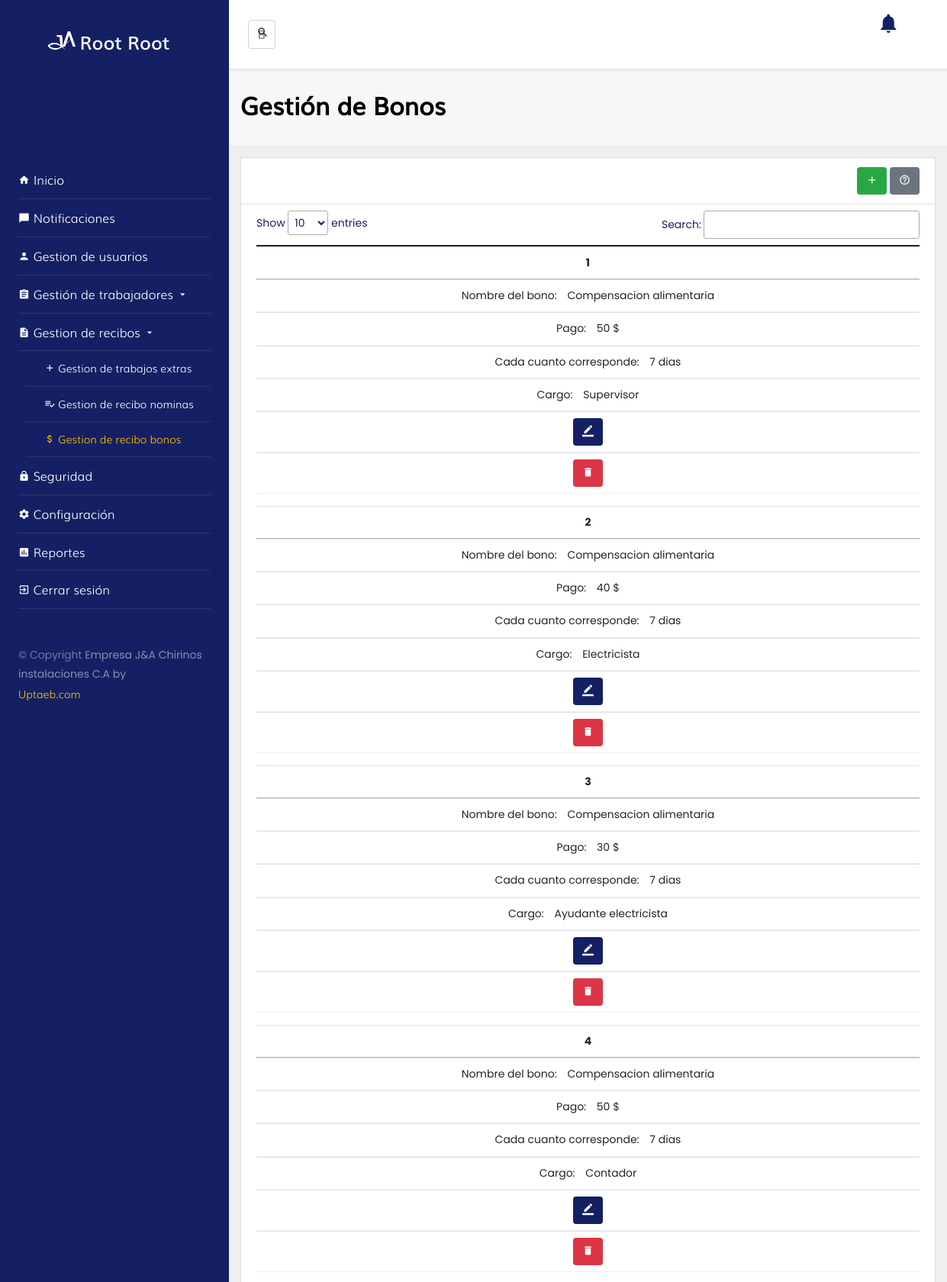
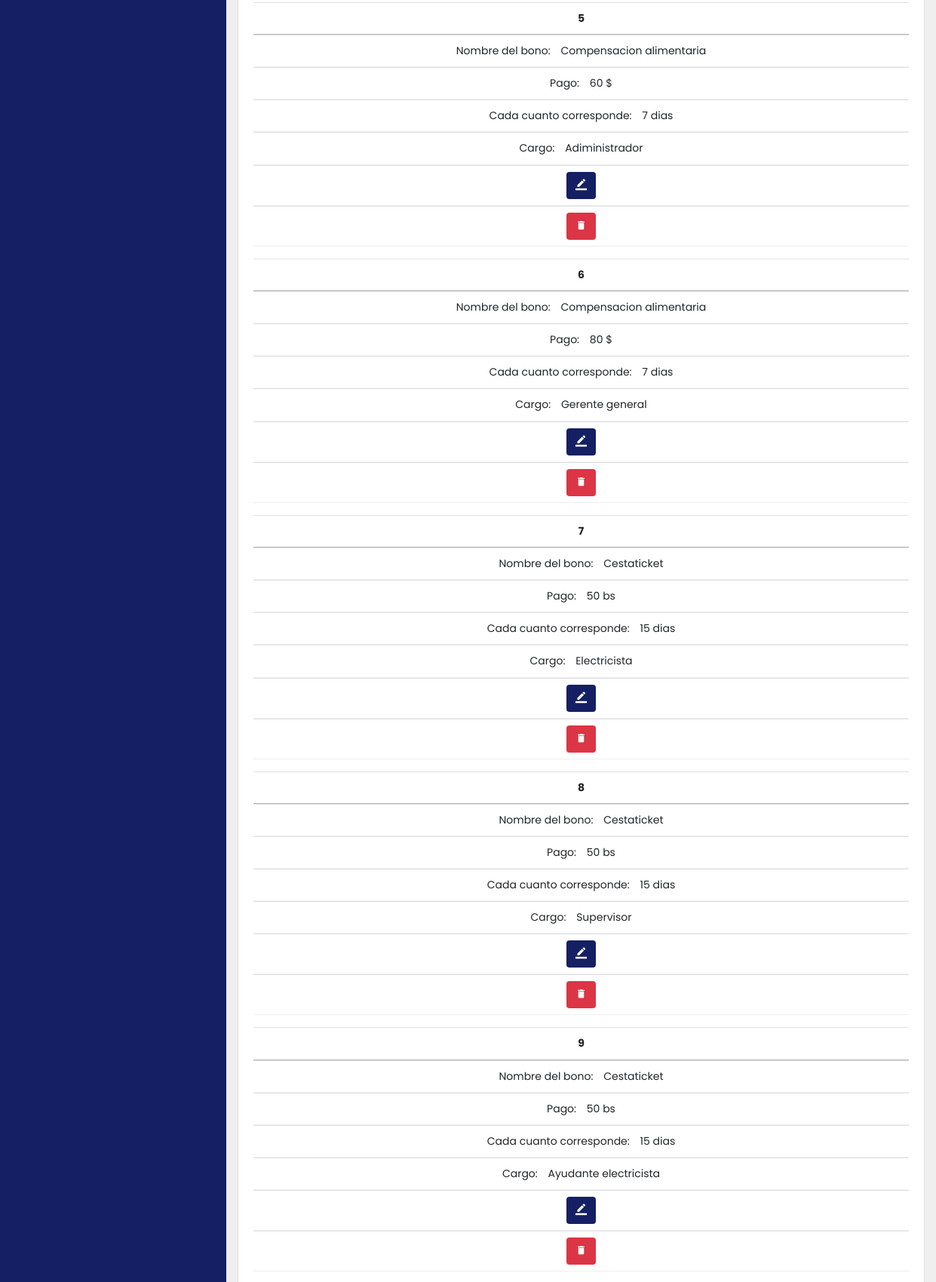
/?url=bono (signed in, upper part), run on the app's committed database (2 pictures, top to bottom).
### tables this page shows
CREATE TABLE `bonos` (
  `id_bono` int(11) NOT NULL,
  `nombre_bono` varchar(50) DEFAULT NULL,
  `valor` varchar(20) DEFAULT NULL,
  `dias` int(11) DEFAULT NULL,
  `id_cargo` int(11) DEFAULT NULL,
  `moneda` int(11) DEFAULT NULL,
  `status` int(11) DEFAULT NULL
);

CREATE TABLE `cargo` (
  `id_cargo` int(11) NOT NULL,
  `nombre_cargo` varchar(30) DEFAULT NULL,
  `sueldo_semanal` varchar(20) DEFAULT NULL,
  `prima_por_hogar` varchar(20) DEFAULT NULL,
  `status` int(11) DEFAULT NULL
);

### content/controllers/bonoController.php (called while the page is built, shortened)
<?php
$bonos = new Bono();
$views = _VIEWS_.$url."/".$url.".php";
$consultarBonos = $bonos -> consultar();
require_once $views;
?>

### index.php (called while the page is built, shortened)
<?php
    $IndexSystem = new frontController($_REQUEST);
?>

### content/models/bono.php (called while the page is built, shortened)
<?php
  class Bono extends Conexion {
      public function consultar(){
           $strSql = 'SELECT * FROM bonos INNER JOIN cargo ON bonos.id_cargo = cargo.id_cargo WHERE bonos.status >= 1 ORDER BY id_bono desc';
            try {
              $strExec = Conexion::prepare($strSql);
              $strExec->execute();
              $respuestaArreglo = $strExec->fetchAll(PDO::FETCH_ASSOC);
              return $respuestaArreglo;
            } catch (PDOException $e) {
              $errorReturn += ['info' => "error sql:{$e}"];
              return $errorReturn;
            }
      }
    }
?>

### content/views/bono/bono.php (shortened to what this page needs)
<!doctype html>
  <html lang="en">
  <head>
  </head>
  <body class="bg-grey">
  <div class="d-flex">
    <div class="w-100">
      <section class="py-3" style="background-color: #F8F7F7;">
          <div class="container">
            <div class="row">
              <div class="col-lg-12 d-flex">
                <h2 class="font-weight-bold w-100 align-self-center" style="width: 100%;">Gestión de Bonos</h2>
              </div>
            </div>
          </div>
        </section>
        <section class="bg-grey" >
          <div class="container">
            <div class="row">
              <div class="col-lg-12 my-3">
                <div class="card rounded-0">
                  <div class="card-header bg-light">
                          <div class="row">
                              <div class="col-lg-8">
                              </div>
                              <div class="col-lg-4">
                                    <div class="float-right">
                                     <?php if(isset($operacionRCT)){ ?>
                                     <button type="button" class="btn btn-success pull-right" data-bs-toggle="modal" data-bs-target="#registrar" data-whatever="@mdo" data-bs-toggle="tooltip" data-bs-placement="top" title="registrar"><i class="icon-add" style="font-size: 15px"></i></button>
                                     <?php  } ?>
                                     <button type="button" class="btn btn-secondary pull-right" data-bs-toggle="modal" data-bs-target="#ayuda" data-whatever="@mdo"><i class="icon-help_outline" style="font-size: 15px"></i></button>
                                    </div>
                              </div>
                          </div>
                  </div>
                  <div class="card-body pt-2">
                      <table class="table table-hover" id="tableID">
                              <thead>
                              </thead>
                              <tbody>
                               <?php $n=1; foreach ($consultarBonos as $datos) { ?>
                                <tr align="center">
                                  <th scope="row"><?php echo $n++;?></th>
                                  <td><?php echo $datos['nombre_bono']; ?></td>
                                  <td>
                                    <?php
                                      if ($datos['moneda'] == 1) {
                                        echo $datos['valor']. " $";
                                      }else{
                                        echo $datos['valor']. " bs";
                                      }
                                    ?></td>
                                  <td><?php echo $datos['dias']. ' dias'; ?></td>
                                  <td><?php echo $datos['nombre_cargo']; ?></td>
                                  <?php if(isset($operacionMCT)){ ?>
                                  <td>
                                    <button type="button" class="btn btn-primary pull-right" data-bs-toggle="modal" data-bs-target="#modificar<?php echo $n;?>" data-whatever="@mdo" data-toggle="tooltip" data-placement="top"><i class="icon-border_color" style="font-size: 15px"></i></button>
                                  </td>
                                  <?php } ?>
                                  <?php if(isset($operacionECT)){ ?>
                                  <td>
                                    <button type="button" onclick="eliminar(<?php echo $datos['id_bono'];?>);" class="btn btn-danger pull-right" data-whatever="@mdo" data-toggle="tooltip" data-placement="top" title="eliminar"><i class="icon-delete" style="font-size: 15px"></i></button>
                                  </td>
                                  <?php } ?>
                                </tr>
                              <?php } ?>
                            </tbody>
                            </table>
                  </div>
                </div>
              </div>
            </div>
          </div>
        </section>
        </div>
    </div>
</body>
</html>

### assets/css/style.css (style rules this page uses)
:root { --primary: #142063; --secundary: #0a1138; --terc: #1f3ce4; --light: #ffffff; --grey: #efefef; }
html { height: 100%; }
body { min-height: 100%; }
body { overflow: auto!important; font-weight: 300; color: var(--primary); }
.bg-light { background-color: var(--light)!important; }
.btn { border: 0; }
.btn-primary { background-color: var(--primary)!important; }
.bg-grey { background-color: var(--grey)!important; }
.font-weight-bold { font-weight: bold; font-family: 'Muli1'; }

### assets/css/modulos/responsiveBono.php (style rules this page uses)
@media only screen 
    and (max-width: 760px), (min-device-width: 768px) 
    and (max-device-width: 1024px) { table, thead, tbody, th, td, tr { display: block; } }
@media only screen 
    and (max-width: 760px), (min-device-width: 768px) 
    and (max-device-width: 1024px) { tr { margin: 0 0 1rem 0; } }
@media only screen 
    and (max-width: 760px), (min-device-width: 768px) 
    and (max-device-width: 1024px) { tr:nth-child(odd) { background: #ccc; } }
@media only screen 
    and (max-width: 760px), (min-device-width: 768px) 
    and (max-device-width: 1024px) { td { border: none; border-bottom: 1px solid #eee; position: relative; padding-left: 50%; } }
@media only screen 
    and (max-width: 760px), (min-device-width: 768px) 
    and (max-device-width: 1024px) { td:before { position: right; top: 0; left: 6px; width: 45%; padding-right: 10px; white-space: nowrap; } }
@media only screen 
    and (max-width: 760px), (min-device-width: 768px) 
    and (max-device-width: 1024px) { td:nth-of-type(1):before { content: "Nombre del bono: "; } }
@media only screen 
    and (max-width: 760px), (min-device-width: 768px) 
    and (max-device-width: 1024px) { td:nth-of-type(2):before { content: "Pago: "; } }
@media only screen 
    and (max-width: 760px), (min-device-width: 768px) 
    and (max-device-width: 1024px) { td:nth-of-type(3):before { content: "Cada cuanto corresponde: "; } }
@media only screen 
    and (max-width: 760px), (min-device-width: 768px) 
    and (max-device-width: 1024px) { td:nth-of-type(4):before { content: "Cargo: "; } }

### data on the page
bonos: nombre_bono "Compensacion alimentaria", valor "50", dias "7", id_cargo.nombre_cargo "Supervisor"
bonos: nombre_bono "Compensacion alimentaria", valor "40", dias "7", id_cargo.nombre_cargo "Electricista"
bonos: nombre_bono "Compensacion alimentaria", valor "30", dias "7", id_cargo.nombre_cargo "Ayudante electricista"
bonos: nombre_bono "Compensacion alimentaria", valor "50", dias "7", id_cargo.nombre_cargo "Contador"
bonos: nombre_bono "Compensacion alimentaria", valor "60", dias "7", id_cargo.nombre_cargo "Adiministrador"
bonos: nombre_bono "Compensacion alimentaria", valor "80", dias "7", id_cargo.nombre_cargo "Gerente general"
bonos: nombre_bono "Cestaticket", valor "50", dias "15", id_cargo.nombre_cargo "Electricista"
bonos: nombre_bono "Cestaticket", valor "50", dias "15", id_cargo.nombre_cargo "Supervisor"
bonos: nombre_bono "Cestaticket", valor "50", dias "15", id_cargo.nombre_cargo "Ayudante electricista"

### other printed values
$_SESSION['nombre'] "Root"
$_SESSION['apellido'] "Root"
